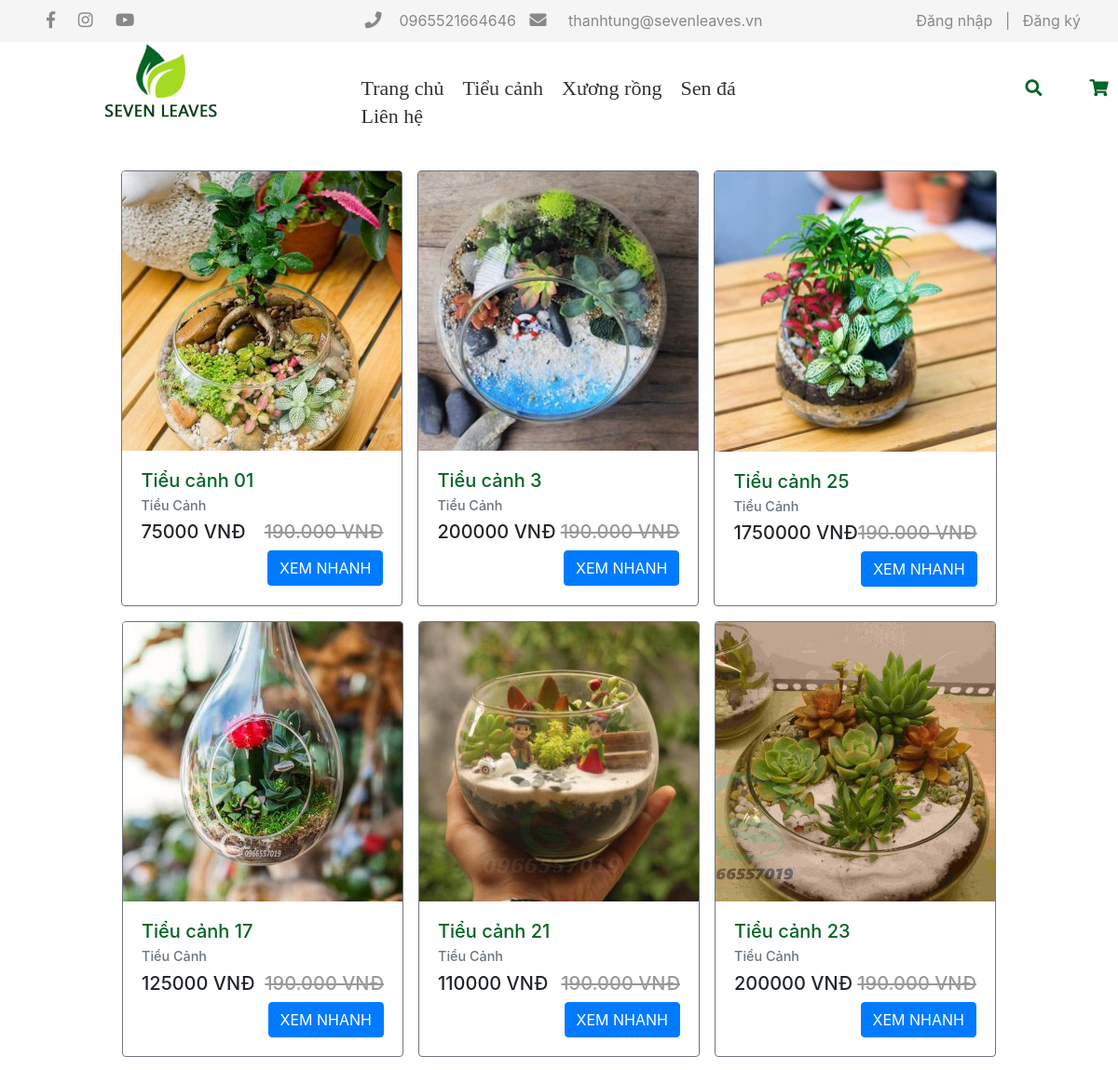
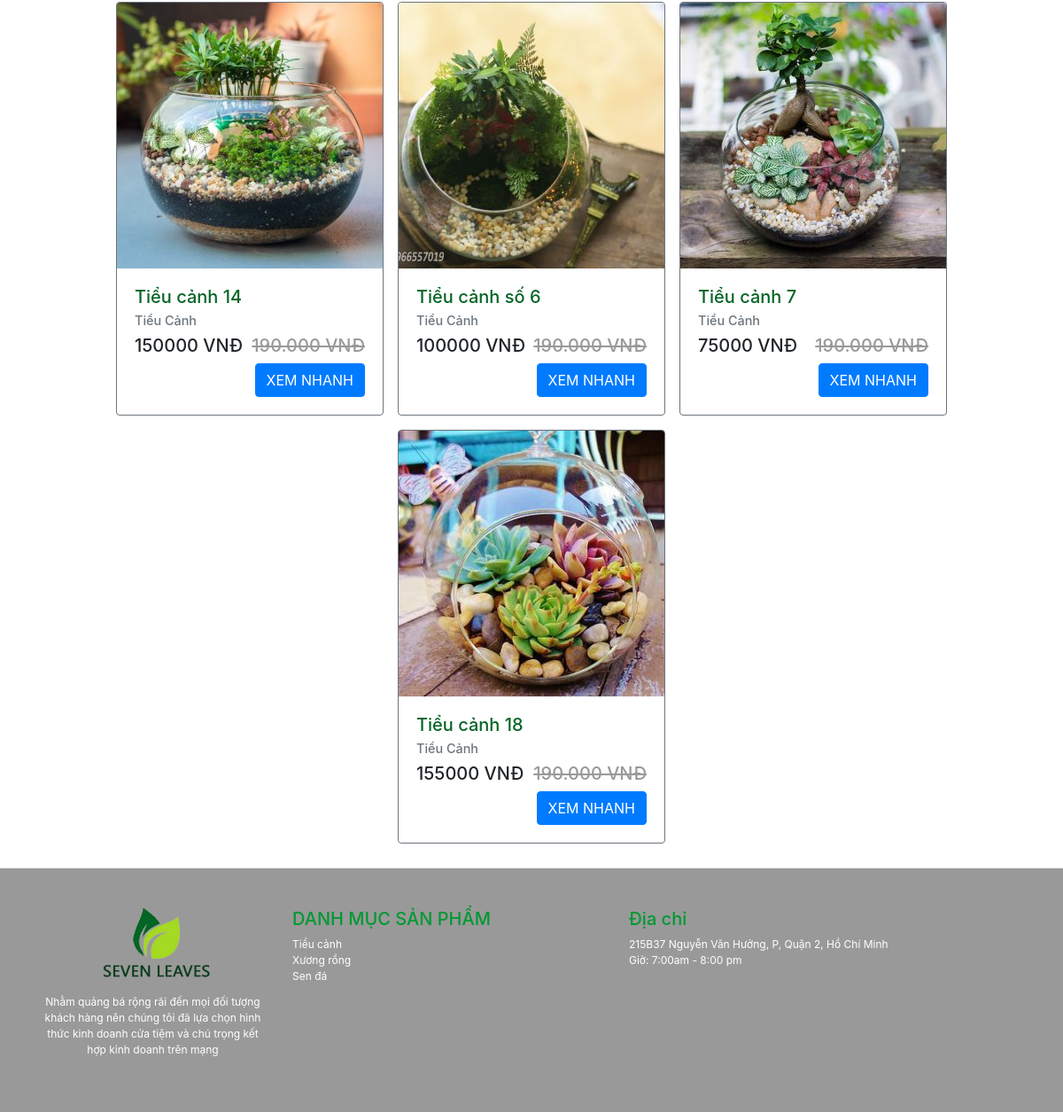
/index.php?a=1, run on the app's committed database (2 pictures, top to bottom).
### tables this page shows
CREATE TABLE `sanpham` (
  `MaSanPham` int(11) NOT NULL,
  `TenSanPham` varchar(45) NOT NULL,
  `HinhURL` varchar(45) NOT NULL,
  `GiaSanPham` int(11) NOT NULL,
  `NgayNhap` date NOT NULL,
  `SoLuongTon` int(11) NOT NULL,
  `SoLuongBan` int(11) NOT NULL,
  `SoLuotXem` int(11) NOT NULL,
  `MoTa` text NOT NULL,
  `BiXoa` int(11) NOT NULL,
  `MaLoaiSanPham` int(11) NOT NULL,
  `MaHangSanXuat` int(11) NOT NULL
);

CREATE TABLE `loaisanpham` (
  `MaLoaiSanPham` int(11) NOT NULL,
  `TenLoaiSanPham` varchar(64) NOT NULL,
  `BiXoa` tinyint(1) NOT NULL
);

### BUS/SanPham_BUS.php (called while the page is built, shortened)
<?php
include_once __DIR__ . '/../DAO/SanPham_DAO.php';
include_once __DIR__ . '/../DTO/SanPham_DTO.php';
class SanPham_BUS
{
    public $SP;
    public function __construct()
    {
        $this->SP = new SanPham_DAO();
    }
    public function LoadSanPhamByMaLoai($maLoaiSP)
    {
            $loadSP_MaLoai = new SanPham_DAO();
            $result = $loadSP_MaLoai->LoadSanPhamByMaLoai($maLoaiSP);
            $danhSachSanPham = array();
            if ($result->num_rows > 0) {
                while ($row = $result->fetch_assoc()) {
                    $sp = new SanPham();
                    $sp->setTenSanPham($row['TenSanPham']);
                    $sp->setHinhURL($row['HinhURL']);
                    $sp->setGiaSanPham($row['GiaSanPham']);
                    $sp->setMoTa($row['MoTa']);
                    $sp->setMaSanPham($row['MaSanPham']);
                    $sp->setMaLoaiSanPham($row['MaLoaiSanPham']);
                    $danhSachSanPham[] = $sp;
                }
            }
            return $danhSachSanPham;
        }
    public function getTenLoaiSanPham($MaLoai)
    {
        return $this->SP->getTenLoaiSanPham($MaLoai);
    }
}

### DAO/DB.php (called while the page is built, shortened)
<?php
class DB
{
    var $host       = 'localhost';
    var $user       = 'root';
    var $password   = '';
    var $database   = 'quanlycaycanhstore';
    public function ExcuteQuery($sql){
        $connection = new mysqli($this->host, $this->user, $this->password, $this->database) or die('Không thể kết nối database');
        mysqli_set_charset($connection,'UTF8');
        $result = mysqli_query($connection, $sql);
        return $result;
    }
}
?>

### DAO/SanPham_DAO.php (called while the page is built, shortened)
<?php
    include_once 'DB.php';
    class SanPham_DAO{
        public function LoadSanPhamByMaLoai($loaisp){
            $truyvan = 'select TenSanPham, HinhURL, GiaSanPham, MoTa, MaSanPham, MaLoaiSanPham from sanpham where MaLoaiSanPham ='.$loaisp;
            $db = new DB();
            $ketQua = $db->ExcuteQuery($truyvan);
            return $ketQua;
        }
        public function getTenLoaiSanPham($MaLoai)
        {
            $sql = 'SELECT TenLoaiSanPham FROM loaisanpham WHERE MaLoaiSanPham='.$MaLoai;
            $db = new DB();
            $ketQua = $db->ExcuteQuery($sql);
            $row = $ketQua->fetch_assoc();
            return $row['TenLoaiSanPham'];
        }
    }
?>

### DTO/SanPham_DTO.php (called while the page is built, shortened)
<?php
    class SanPham{
        private $TenSanPham;
        private $HinhURL;
        private $GiaSanPham;
        private $MaLoaiSanPham;
        private $MaSanPham;
        private $MoTa;
        public function getMaLoaiSanPham()
        {
            return $this->MaLoaiSanPham;
        }
        public function getMoTa()
        {
            return $this->MoTa;
        }
        public function getGiaSanPham()
        {
            return $this->GiaSanPham;
        }
        public function getHinhURL()
        {
            return $this->HinhURL;
        }
        public function getTenSanPham()
        {
            return $this->TenSanPham;
        }
        public function getMaSanPham()
        {
            return $this->MaSanPham;
        }
        public function setTenSanPham($TenSanPham): void
        {
            $this->TenSanPham = $TenSanPham;
        }
        public function setMoTa($MoTa): void
        {
            $this->MoTa = $MoTa;
        }
        public function setMaLoaiSanPham($MaLoaiSanPham): void
        {
            $this->MaLoaiSanPham = $MaLoaiSanPham;
        }
        public function setHinhURL($HinhURL): void
        {
            $this->HinhURL = $HinhURL;
        }
        public function setGiaSanPham($GiaSanPham): void
        {
            $this->GiaSanPham = $GiaSanPham;
        }
        public function setMaSanPham($MaSanPham): void
        {
            $this->MaSanPham = $MaSanPham;
        }
    }
?>

### GUI/modules/mContent.php (the view, shortened to what this page needs)
<?php
include_once __DIR__.'/../../BUS/SanPham_BUS.php';
$where = array();
$loadSP = new SanPham_BUS();
if ($where)
{
    $result = $loadSP->LoadSanPhamNhieuTieuChi($where);
}
else {
    $a=1;
    if(isset($_GET["a"]))
    {
        $a = $_GET["a"];
    }
    else {
        $a = 0;
    }
    if($a)
    {
        $result = $loadSP->LoadSanPhamByMaLoai($a);
    }
    else {
        $result = $loadSP->LoadTatCaSanPham();
    }
}
$tenLoai = new SanPham_BUS();
foreach ($result as $loadSP) {
    echo'
        <div class="card border-secondary product mt-2 mr-2 ml-2 mb-2">
            <img class="card-img-top" src="admin/GUI/modules/upload/'.$loadSP->getHinhURL().'" alt="Card image cap">
            <div class="card-body">
                <h5 class="card-title" style="color:#056526; font-style: normal">'.$loadSP->getTenSanPham().'</h5>
                <h6 class="card-subtitle mb-2 text-muted" style="font-size:0.9rem">'.$tenLoai->getTenLoaiSanPham($loadSP->getMaLoaiSanPham()).'</h6>
                <div class="price-wrap h5">
                    <span>'.$loadSP->getGiaSanPham().' VNĐ</span> <del class="float-right" style="color: #999;">190.000 VNĐ</del>
                </div>
                <button type="button" class="btn btn-primary float-right btnDetails" data-toggle="modal"
                        data-target="#details" data-price="'.$loadSP->getGiaSanPham().'" data-price_discount="190000" data-detail="'.$loadSP->getMoTa().'"
                        data-name="'.$loadSP->getTenSanPham().'" data-image="admin/GUI/modules/upload/'.$loadSP->getHinhURL().'" data-id="'.$loadSP->getMaSanPham().'">
                        XEM NHANH
                </button>
            </div>
        </div>
        ';
}

### GUI/css/DEFAULT.css (style rules this page uses)
body { margin: 0; padding: 0; box-sizing: border-box; overflow-x: hidden; }
.menutop ul, { margin: 0; padding: 0; list-style: none; }
body { margin: 0; }
* { margin: 0; padding: 0; box-sizing: border-box; }

### data on the page
sanpham: HinhURL (picture), TenSanPham "Tiểu cảnh 01", MaLoaiSanPham.TenLoaiSanPham "Tiểu Cảnh", GiaSanPham "75000"
sanpham: HinhURL (picture), TenSanPham "Tiểu cảnh 3", MaLoaiSanPham.TenLoaiSanPham "Tiểu Cảnh", GiaSanPham "200000"
sanpham: HinhURL (picture), TenSanPham "Tiểu cảnh 25", MaLoaiSanPham.TenLoaiSanPham "Tiểu Cảnh", GiaSanPham "1750000"
sanpham: HinhURL (picture), TenSanPham "Tiểu cảnh 17", MaLoaiSanPham.TenLoaiSanPham "Tiểu Cảnh", GiaSanPham "125000"
sanpham: HinhURL (picture), TenSanPham "Tiểu cảnh 21", MaLoaiSanPham.TenLoaiSanPham "Tiểu Cảnh", GiaSanPham "110000"
sanpham: HinhURL (picture), TenSanPham "Tiểu cảnh 23", MaLoaiSanPham.TenLoaiSanPham "Tiểu Cảnh", GiaSanPham "200000"
sanpham: HinhURL (picture), TenSanPham "Tiểu cảnh 14", MaLoaiSanPham.TenLoaiSanPham "Tiểu Cảnh", GiaSanPham "150000"
sanpham: HinhURL (picture), TenSanPham "Tiểu cảnh số 6", MaLoaiSanPham.TenLoaiSanPham "Tiểu Cảnh", GiaSanPham "100000"
sanpham: HinhURL (picture), TenSanPham "Tiểu cảnh 7", MaLoaiSanPham.TenLoaiSanPham "Tiểu Cảnh", GiaSanPham "75000"
sanpham: HinhURL (picture), TenSanPham "Tiểu cảnh 18", MaLoaiSanPham.TenLoaiSanPham "Tiểu Cảnh", GiaSanPham "155000"
